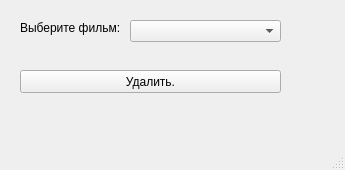
<?xml version="1.0" encoding="UTF-8"?>
<ui version="4.0">
 <class>MainWindow</class>
 <widget class="QMainWindow" name="MainWindow">
  <property name="geometry">
   <rect>
    <x>0</x>
    <y>0</y>
    <width>345</width>
    <height>170</height>
   </rect>
  </property>
  <property name="windowTitle">
   <string>MainWindow</string>
  </property>
  <widget class="QWidget" name="centralwidget">
   <widget class="QComboBox" name="comboBox">
    <property name="geometry">
     <rect>
      <x>130</x>
      <y>20</y>
      <width>151</width>
      <height>22</height>
     </rect>
    </property>
   </widget>
   <widget class="QLabel" name="fgfsd">
    <property name="geometry">
     <rect>
      <x>20</x>
      <y>20</y>
      <width>161</width>
      <height>16</height>
     </rect>
    </property>
    <property name="frameShape">
     <enum>QFrame::NoFrame</enum>
    </property>
    <property name="frameShadow">
     <enum>QFrame::Plain</enum>
    </property>
    <property name="text">
     <string>Выберите фильм:</string>
    </property>
   </widget>
   <widget class="QPushButton" name="btn_del">
    <property name="geometry">
     <rect>
      <x>20</x>
      <y>70</y>
      <width>261</width>
      <height>23</height>
     </rect>
    </property>
    <property name="text">
     <string>Удалить.</string>
    </property>
   </widget>
  </widget>
  <widget class="QMenuBar" name="menubar">
   <property name="geometry">
    <rect>
     <x>0</x>
     <y>0</y>
     <width>345</width>
     <height>21</height>
    </rect>
   </property>
  </widget>
  <widget class="QStatusBar" name="statusbar"/>
 </widget>
 <resources/>
 <connections/>
</ui>
